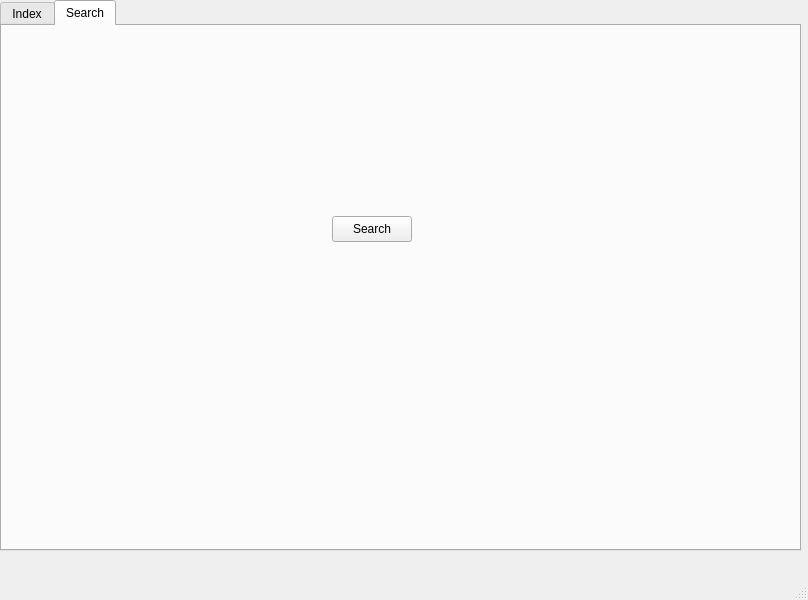
<?xml version="1.0" encoding="UTF-8"?>
<ui version="4.0">
 <class>MainWindow</class>
 <widget class="QMainWindow" name="MainWindow">
  <property name="geometry">
   <rect>
    <x>0</x>
    <y>0</y>
    <width>808</width>
    <height>600</height>
   </rect>
  </property>
  <property name="windowTitle">
   <string>MainWindow</string>
  </property>
  <widget class="QWidget" name="centralwidget">
   <widget class="QTabWidget" name="tabWidget">
    <property name="geometry">
     <rect>
      <x>0</x>
      <y>0</y>
      <width>801</width>
      <height>551</height>
     </rect>
    </property>
    <property name="currentIndex">
     <number>1</number>
    </property>
    <widget class="QWidget" name="tab">
     <attribute name="title">
      <string>Index</string>
     </attribute>
     <widget class="QPushButton" name="pushButton">
      <property name="geometry">
       <rect>
        <x>290</x>
        <y>200</y>
        <width>80</width>
        <height>26</height>
       </rect>
      </property>
      <property name="text">
       <string>Index</string>
      </property>
     </widget>
    </widget>
    <widget class="QWidget" name="tab_2">
     <attribute name="title">
      <string>Search</string>
     </attribute>
     <widget class="QPushButton" name="pushButton_2">
      <property name="geometry">
       <rect>
        <x>330</x>
        <y>190</y>
        <width>80</width>
        <height>26</height>
       </rect>
      </property>
      <property name="text">
       <string>Search</string>
      </property>
     </widget>
    </widget>
   </widget>
  </widget>
  <widget class="QMenuBar" name="menubar">
   <property name="geometry">
    <rect>
     <x>0</x>
     <y>0</y>
     <width>808</width>
     <height>23</height>
    </rect>
   </property>
  </widget>
  <widget class="QStatusBar" name="statusbar"/>
 </widget>
 <resources/>
 <connections/>
</ui>
